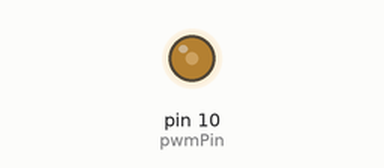
The sketch below on a simulated Arduino Uno, built with avr-gcc and run on an emulated ATmega328P. On the bench: output pins drawn as LEDs (lit = HIGH). What the sketch prints to the serial monitor is not drawn.

Above: at 0.1 s.
Timing chart, 0 to 1.6 s (numbered marks = the images above):
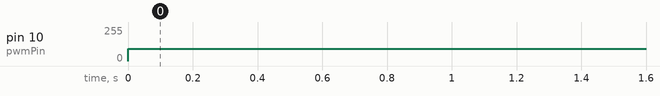

The sketch:

MKESC_MINI.ino
```cpp
#include <avr/io.h>

int pwmPin = 10;
int StickYPin = A0;
int StickXPin = A1;

unsigned int frq = 100; // 周波数
float duty = 0.5; // 指定したいデューティ比
float dutyMax = 0.9;
float dutyMin = 0.2;

double maxRPM = 60000;
double minRPM = 0000;
double targetRPM = 0;
double dduty = 0;

void setRPM(double rpm){
  dduty = dmap(targetRPM, minRPM, maxRPM, 0.31, dutyMax);
  Serial.print("duty : "); Serial.println(dduty);
  setDuty(dduty);
}

void setupPWM(int frq) {
  pinMode(pwmPin, OUTPUT);
  TCCR1A = 0b00100001;
  TCCR1B = 0b00010100;
  OCR1A = (unsigned int)(31250 / frq);
}

/**
 * @brief PWMのDuty比を設定する
 * @param duty Duty比 (0.0 ~ 1.0)
 */
void setDuty(double duty) {
  OCR1B = (unsigned int)(OCR1A * duty);
}

float fmap(float x, float in_min, float in_max, float out_min, float out_max){
    float x_new = (x - in_min) * (out_max - out_min) / (in_max - in_min) + out_min;
    return x_new;
}

double dmap(double x, double in_min, double in_max, double out_min, double out_max){
    double x_new = (x - in_min) * (out_max - out_min) / (in_max - in_min) + out_min;
    return x_new;
}

void setup() {
  setupPWM(100);//100Hz
  pinMode(pwmPin, OUTPUT);
  Serial.begin(9600);
  targetRPM = 5000;
}

void loop() {
  // --- 1. モーター制御 (Duty比の設定) ---
  // float duty = constrain(fmap(analogRead(StickYPin), 0.0, 1023.0, dutyMin, dutyMax),dutyMin,dutyMax);
  // setDuty(duty);
  Serial.print("targetRPM : "); Serial.println(targetRPM);
  setRPM(targetRPM);
  delay(5000);
  // targetRPM += 4000;
  if(targetRPM > maxRPM){
    targetRPM = 0;
  }
  // targetRPM = -60000;
}
```

Measured:
- by itself, pin 10 (pwmPin): 0/255 → 92/255 at 0.00 s
